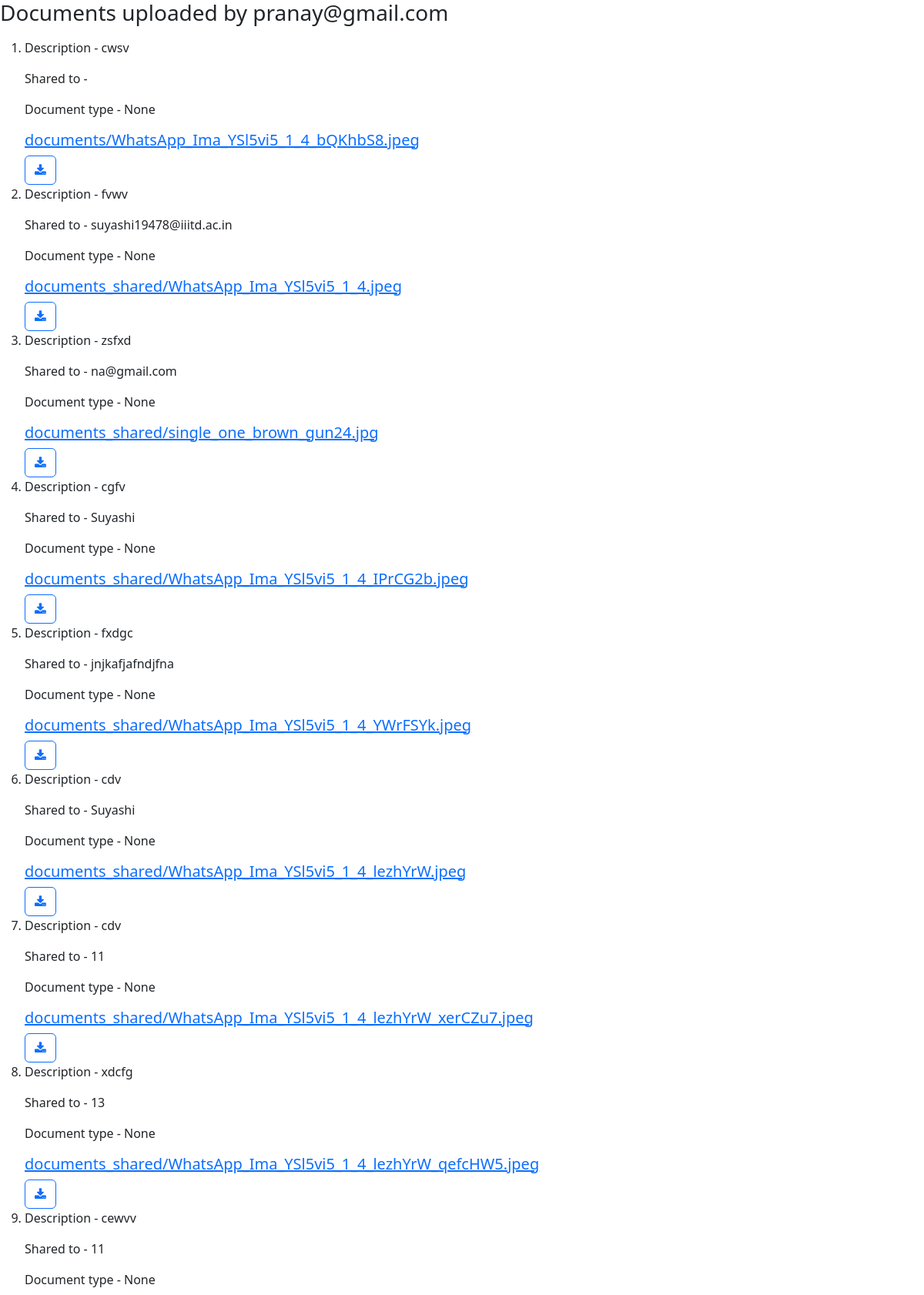
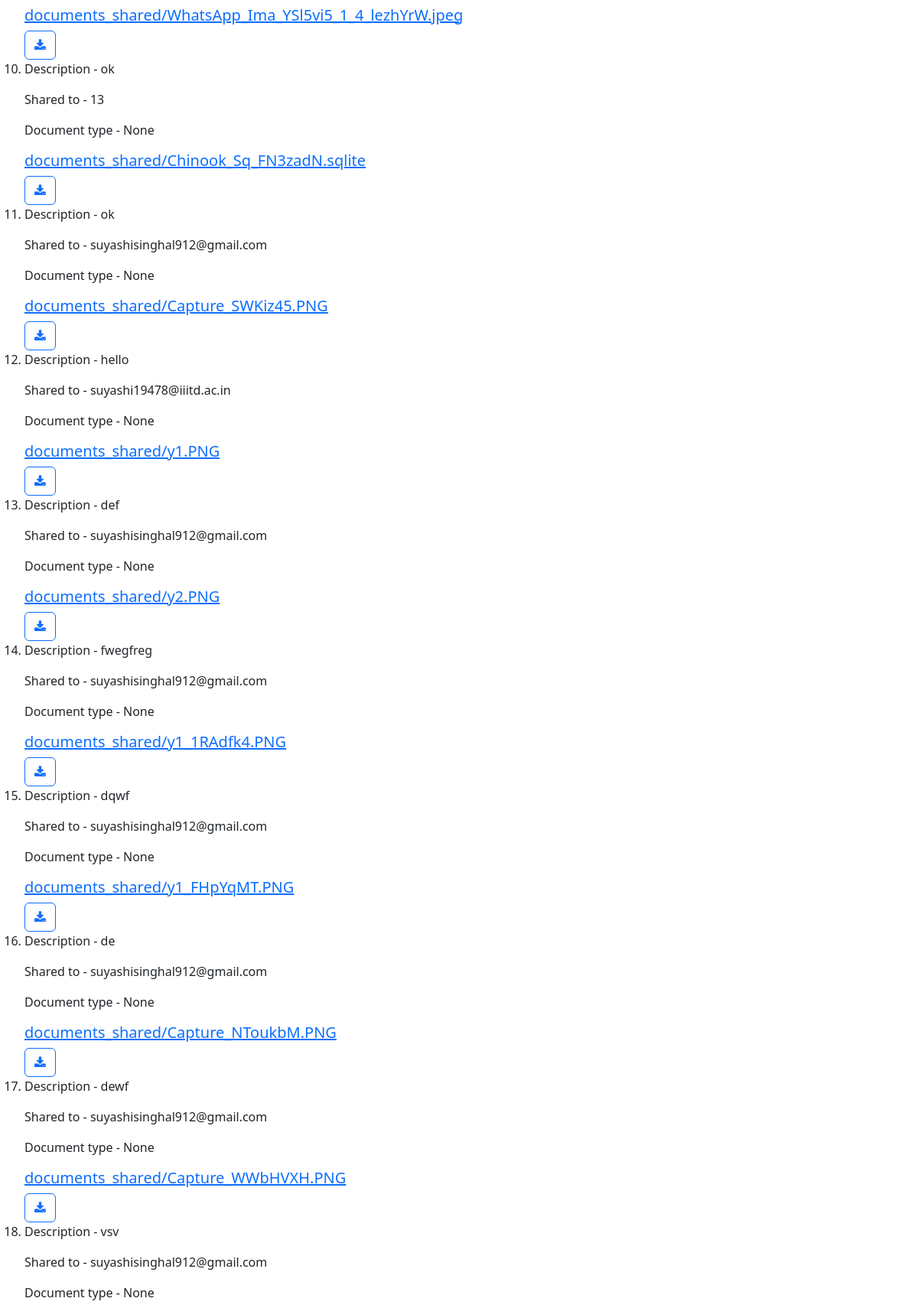
The page /dashboard/shared_by_me/ (signed in, upper part) on the database its author committed (2 pictures, top to bottom).
### upload/models.py (models this page shows, shortened)
class Share(models.Model):
    def user_directory_path(instance, filename):
        print(type(instance))
        return 'documents_shared/user_{0}/{1}'.format(str(instance.document_id), filename)
    document_id = models.UUIDField(primary_key=True, default=uuid.uuid4, editable=False)
    author = models.ForeignKey(User, related_name='share_docs', on_delete=models.CASCADE)
    shared_to = models.CharField(max_length=255, blank=False)
    description = models.CharField(max_length=255, blank=False)
    document=models.FileField(null=False,blank=False,upload_to = user_directory_path, validators=[validate_file_size,validate_file_extension])
    digital_sign = models.CharField(max_length=10000, blank=False, null = True)
    doc_type = models.CharField(max_length=255, blank=False, null = True)

### upload/views.py (the view)
# urls.py: path('dashboard/shared_by_me/', SharedByMe.as_view(), name='shared'),
class SharedByMe(ListView):
    model = Share
    template_name = 'shared_by_me.html'
    context_object_name = 'files'
    def get_queryset(self):
        return Share.objects.filter(author=self.request.user)

### templates/shared_by_me.html
{%  extends 'dashboard.html' %}
{% block content %}
    <h3 class="mb-3">Documents uploaded by {{user}}</h3>
<ol>
    {% for doc in files %}
    <li>
        <article class="media content-section">
          <div class="media-body">
            <p class="article-content">Description - {{ doc.description }} </p>
            <p class="article-content">Shared to - {{ doc.shared_to }} </p>
            <p class="article-content">Document type - {{doc.doc_type}} </p>
            <a href="{{doc.document.url}}"  class=" text-justify "><h5>{{  doc.document.name}}</h5></a>
            <a class="btn btn-outline-primary  btn-d "  href="{{ doc.document.url }}"  download type="submit"><i class="fa fa-download"></i></a>
        </div>
        </article>
    </li>
    {% endfor %}
</ol>
{% endblock content %}

### rows shown on the page
Share: description "cwsv", doc_type "None", document.name "documents/WhatsApp_Ima_YSl5vi5_1_4_bQKhbS8.jpeg"
Share: description "fvwv", shared_to "suyashi19478@iiitd.ac.in", doc_type "None", document.name "documents_shared/WhatsApp_Ima_YSl5vi5_1_4.jpeg"
Share: description "zsfxd", shared_to "na@gmail.com", doc_type "None", document.name "documents_shared/single_one_brown_gun24.jpg"
Share: description "cgfv", shared_to "Suyashi", doc_type "None", document.name "documents_shared/WhatsApp_Ima_YSl5vi5_1_4_IPrCG2b.jpeg"
Share: description "fxdgc", shared_to "jnjkafjafndjfna", doc_type "None", document.name "documents_shared/WhatsApp_Ima_YSl5vi5_1_4_YWrFSYk.jpeg"
Share: description "cdv", shared_to "Suyashi", doc_type "None", document.name "documents_shared/WhatsApp_Ima_YSl5vi5_1_4_lezhYrW.jpeg"
Share: description "cdv", shared_to "11", doc_type "None", document.name "documents_shared/WhatsApp_Ima_YSl5vi5_1_4_lezhYrW_xerCZu7.jpeg"
Share: description "xdcfg", shared_to "13", doc_type "None", document.name "documents_shared/WhatsApp_Ima_YSl5vi5_1_4_lezhYrW_qefcHW5.jpeg"
Share: description "cewvv", shared_to "11", doc_type "None", document.name "documents_shared/WhatsApp_Ima_YSl5vi5_1_4_lezhYrW.jpeg"
Share: description "ok", shared_to "13", doc_type "None", document.name "documents_shared/Chinook_Sq_FN3zadN.sqlite"
Share: description "ok", shared_to "suyashisinghal912@gmail.com", doc_type "None", document.name "documents_shared/Capture_SWKiz45.PNG"
Share: description "hello", shared_to "suyashi19478@iiitd.ac.in", doc_type "None", document.name "documents_shared/y1.PNG"
Share: description "def", shared_to "suyashisinghal912@gmail.com", doc_type "None", document.name "documents_shared/y2.PNG"
Share: description "fwegfreg", shared_to "suyashisinghal912@gmail.com", doc_type "None", document.name "documents_shared/y1_1RAdfk4.PNG"
Share: description "dqwf", shared_to "suyashisinghal912@gmail.com", doc_type "None", document.name "documents_shared/y1_FHpYqMT.PNG"
Share: description "de", shared_to "suyashisinghal912@gmail.com", doc_type "None", document.name "documents_shared/Capture_NToukbM.PNG"
Share: description "dewf", shared_to "suyashisinghal912@gmail.com", doc_type "None", document.name "documents_shared/Capture_WWbHVXH.PNG"
Share: description "vsv", shared_to "suyashisinghal912@gmail.com", doc_type "None"
